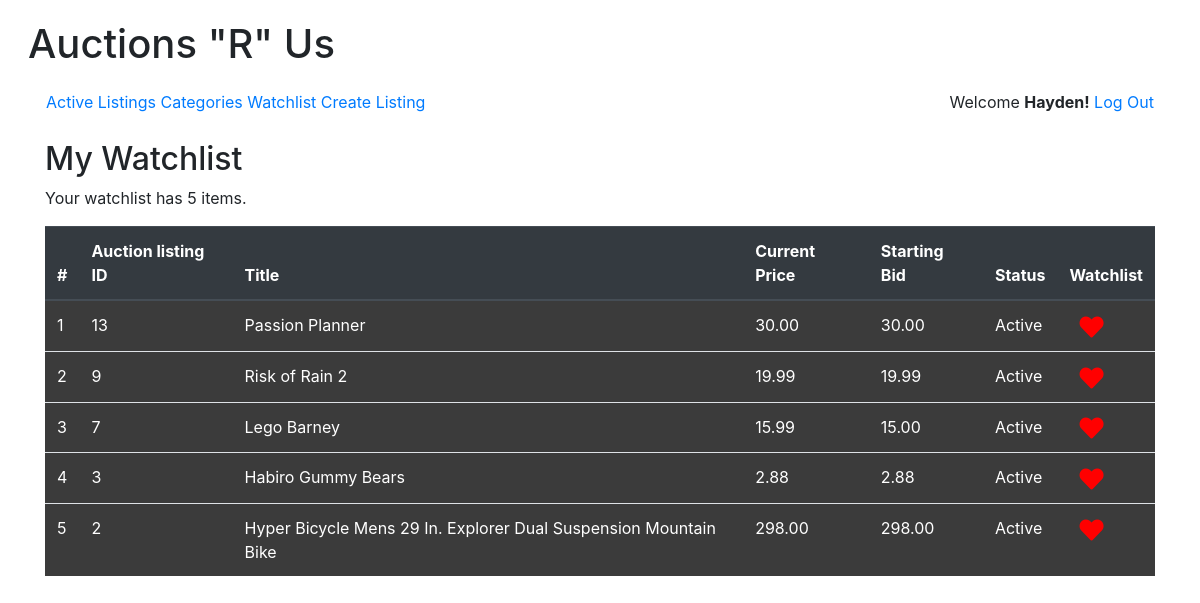
/watchlist/ (signed in), run on the app's committed database.
### auctions/models.py (models this page shows, shortened)
class User(AbstractUser):
    pass

class Auction(models.Model):
    title = models.CharField(max_length=64)
    description = models.TextField(max_length=512)
    starting_bid = models.DecimalField(max_digits=9, decimal_places=2, default=0.00)
    current_bid = models.DecimalField(max_digits=9, decimal_places=2, default=0.00)
    category = models.ForeignKey(Category, on_delete=models.CASCADE, related_name="auction_category", blank=True, null=True) # related_name search all the auctions with a given category
    imageURL = models.URLField(blank=True)
    seller = models.ForeignKey(User, on_delete=models.CASCADE, related_name="auction_seller")
    closed = models.BooleanField(default=False)
    creation_date = models.DateTimeField(auto_now_add=True)
    update_date = models.DateTimeField(auto_now=True, null=True)

### auctions/views.py (the view)
# urls.py: path("watchlist/", views.watchlist, name="watchlist"),
@login_required(login_url="login")
def watchlist(request):
    try:
        watchlist = Watchlist.objects.get(user=request.user)
        auctions = watchlist.auctions.all().order_by('-id')
        watchingNum = watchlist.auctions.all().count()
    except ObjectDoesNotExist:
        watchlist = None
        auctions = None
        watchingNum = 0
    return render(request, "auctions/watchlist.html", {
        "watchlist": watchlist,
        "auctions": auctions,
        "watchingNum": watchingNum
    })

### auctions/templates/auctions/watchlist.html (shortened to what this page needs)
{% extends "auctions/layout.html" %}
{% load static %}
{% block body %}
<div class="container">
    <h2>My Watchlist</h2>
    {% if watchlist %}
    <div><p>Your watchlist has {{ watchingNum }} items.</p></div>
    <table class="table">
        <thead class="thead-dark">
          <tr>
            <th scope="col">#</th>
            <th scope="col">Auction listing ID</th>
            <th scope="col">Title</th>
            <th scope="col">Current Price</th>
            <th scope="col">Starting Bid</th>
            <th scope="col">Status</th>
            <th scope="col">Watchlist</th>
          </tr>
        </thead>
        <tbody>
        {% for auction in auctions %}
          <tr class="dark">
            <td scope="row">{{ forloop.counter }}</th>
            <td>{{ auction.id }}</td>
            <td><a href="{% url 'listing' auction.id %}" style="color: inherit;">{{ auction.title }}</a></td>
            <td>{{ auction.current_bid }}</td>
            <td>{{ auction.starting_bid }}</td>
            <td>
                {% if auction.closed %}
                    Closed
                {% else %}
                    Active
                {% endif %}
            </td>
            <td>
              {% if auction in user.watchlist.auctions.all %}
                  <i id="watchlist-icon-{{ auction.id }}" class="fas fa-heart watchlist-icon in-watchlist" onclick="toggleWatchlist(this)" data-auction-id="{{ auction.id }}" style="color: red;"></i>
              {% else %}
                  <i id="watchlist-icon-{{ auction.id }}" class="fas fa-heart-broken watchlist-icon" onclick="toggleWatchlist(this)" data-auction-id="{{ auction.id }}" style="color: red;"></i>
              {% endif %}
            </td>
          </tr>
        {% endfor %}
        </tbody>
      </table>
      {% else %}
      <p>No items in your watchlist.</p>
      {% endif %}
</div>
{% endblock %}

### auctions/templates/auctions/layout.html (shortened to what this page needs)
{% load static %}
<!DOCTYPE html>
<html lang="en">
    <head>
        <link rel="stylesheet" href="https://stackpath.bootstrapcdn.com/bootstrap/4.4.1/css/bootstrap.min.css"
>
        <link rel="stylesheet" href="https://cdn.simplecss.org/simple.css">
        <link rel="stylesheet" href="{% static 'auctions/uaa490styles.css' %}">
        <link href="https://cdnjs.cloudflare.com/ajax/libs/font-awesome/5.15.1/css/all.min.css" rel="stylesheet">
    </head>
    <body>
        <header>
            <h1>Auctions "R" Us</h1>
            <nav>
                <span>
                    <a href="{% url 'index' %}">Active Listings</a>
                    <a href="{% url 'categories' %}">Categories</a>
                    <a href="{% url 'watchlist' %}">Watchlist</a>
                    <a href="{% url 'create' %}">Create Listing</a>
                </span>
                <span>
                    {% if user.is_authenticated %}
                        Welcome <strong>{{ user.username }}!</strong>
                        <a href="{% url 'logout' %}">Log Out</a>
                    {% else %}
                        <a href="{% url 'login' %}">Log In</a>
                        <a href="{% url 'register' %}">Register</a>
                    {% endif %}
                </span>
            </nav>
        </header>
        {% block body %}
        {% endblock %}
    </body>
</html>

### auctions/static/auctions/uaa490styles.css (style rules this page uses)
nav { display: flex; justify-content: space-between; padding: 14px 18px; }
body > header { padding: 0 0.5rem .75rem 0.5rem; }
body { grid-template-columns: 10% 80% 10%; margin: 10px; padding: 10px; }
.dark { background-color: rgb(59, 59, 59); color: white; }
.watchlist-icon { color: rgb(65, 112, 255); font-size: 24px; vertical-align: middle; cursor: pointer; margin-left: 10px; }
.watchlist-icon.in-watchlist { color: white; cursor:pointer; }

### data on the page
User: username "Hayden"
Auction: id "13", title "Passion Planner", current_bid "30.00", starting_bid "30.00", closed "Active"
Auction: id "9", title "Risk of Rain 2", current_bid "19.99", starting_bid "19.99", closed "Active"
Auction: id "7", title "Lego Barney", current_bid "15.99", starting_bid "15.00", closed "Active"
Auction: id "3", title "Habiro Gummy Bears", current_bid "2.88", starting_bid "2.88", closed "Active"
Auction: id "2", title "Hyper Bicycle Mens 29 In. Explorer Dual Suspension Mountain Bike", current_bid "298.00", starting_bid "298.00", closed "Active"

### other printed values
{{ watchingNum }} "5"
